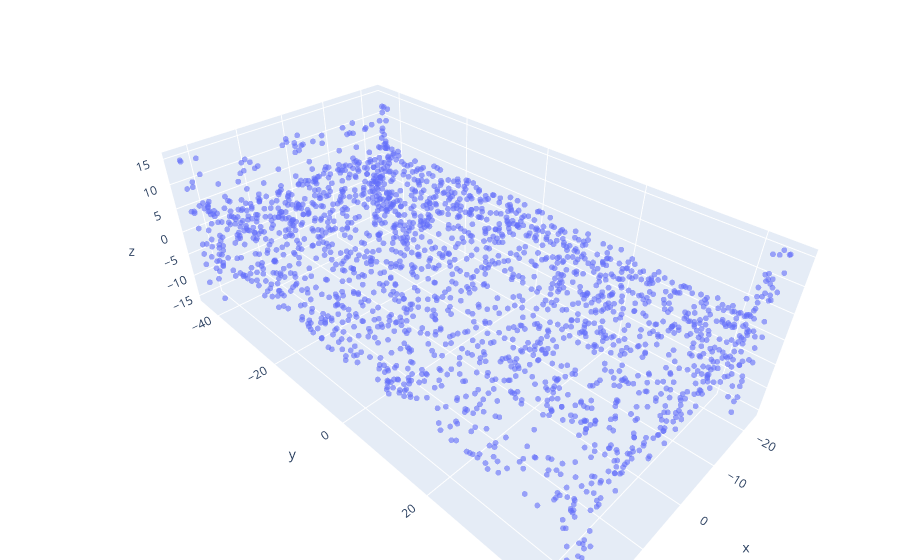

The notebook cell saved with this chart:
### Markdown cell above
### Plot sample

### Code cell
def plot_point_cloud(xyz, rgb=None, alpha=1.0):
    """Plot point cloud with alpha channel"""
    fig = go.Figure()
    fig.add_trace(
        go.Scatter3d(
            x=xyz[:, 0],
            y=xyz[:, 1],
            z=xyz[:, 2],
            mode="markers",
            marker=dict(color=rgb, size=2, opacity=alpha),
        )
    )
    fig.update_layout(margin=dict(l=0, r=0, b=0, t=0))
    try:
        fig.show(renderer=pio.renderers.default)
    except Exception:
        fig.show(renderer="browser")

# plot a point cloud
plot_point_cloud(train_points[1000], alpha=0.6)

### Figure 1 — Plotly figure (JSON) as saved in the notebook; plotly's stock layout.template omitted (floating-point values rounded to 4 significant figures; data arrays with more than 128 entries replaced by an {"elided": "..."} marker saying what was removed)
{"data": [{"marker": {"opacity": 0.6, "size": 2}, "mode": "markers", "type": "scatter3d", "x": {"elided": "2048 float values"}, "y": {"elided": "2048 float values"}, "z": {"elided": "2048 float values"}}], "layout": {"margin": {"b": 0, "l": 0, "r": 0, "t": 0}}}
